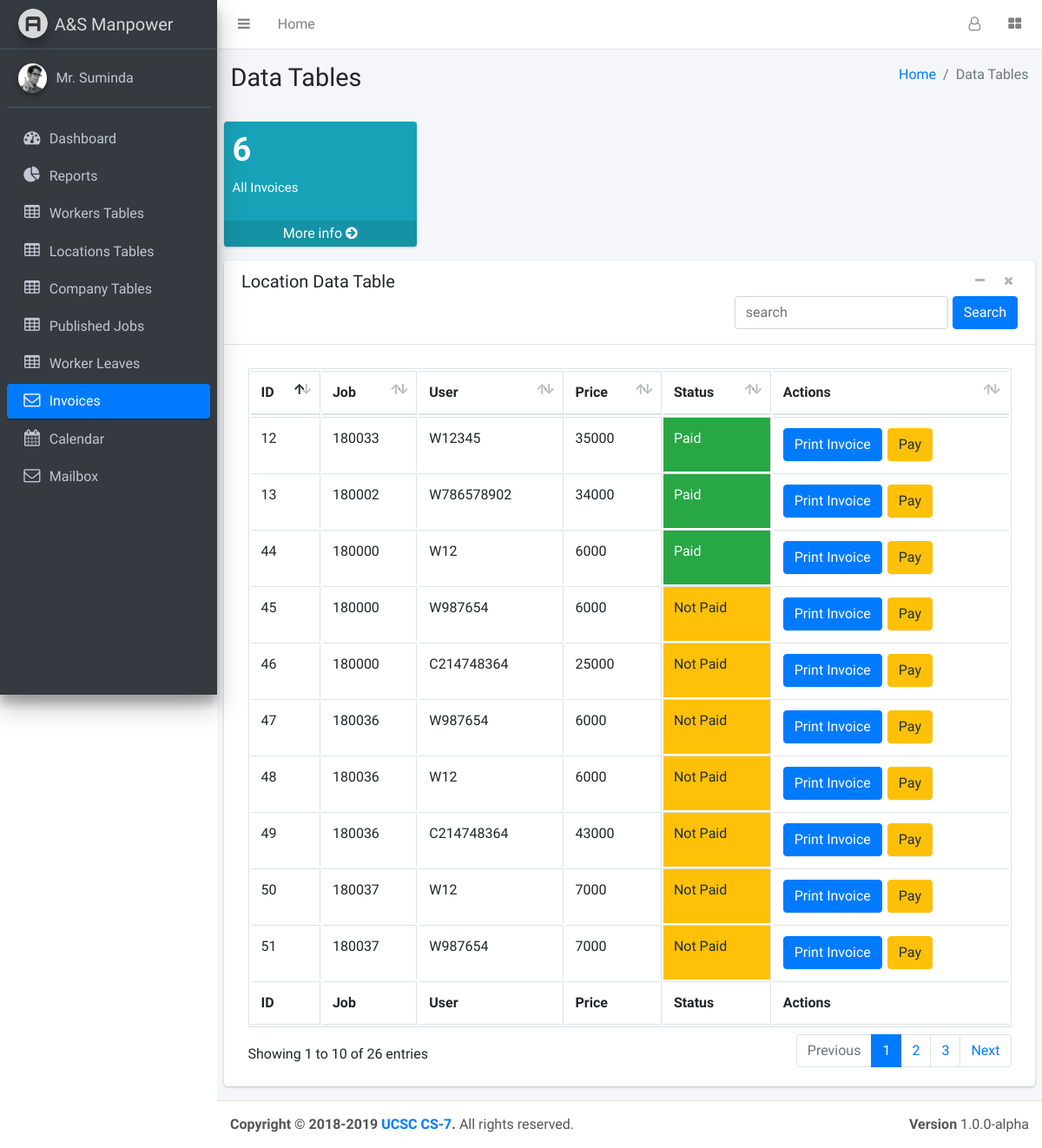
Screenshot of /pages/others/tables/dataInvoice.php with the database file from the repository.
### tables this page shows
CREATE TABLE `invoice` (
  `invoiceID` int(11) NOT NULL,
  `jobID` int(11) DEFAULT NULL,
  `userID` varchar(45) DEFAULT NULL,
  `price` varchar(100) DEFAULT '0',
  `isPaid` int(11) NOT NULL DEFAULT '0'
);

### pages/query_boxes/supplier_view_invoices.php (the view)
<?php
    $queryLoc="SELECT * FROM invoice ";
    $resultLoc=mysqli_query($conn,$queryLoc);
    if(mysqli_num_rows($resultLoc)>0){
        while($rowLoc=mysqli_fetch_assoc($resultLoc)){
           $status='warning';
            $paid="Not Paid";
            if($rowLoc['isPaid']==1){
                $status='success';
                $paid="Paid";
            }
            echo "<tr>
                  <td>".$rowLoc['invoiceID']."</td>
                  <td>".$rowLoc['jobID']."</td>
                  <td>".$rowLoc['userID']."</td>
                  <td>".$rowLoc['price']."</td>
                  <td class='bg-$status'>$paid</td>
                  <td><a target='_blank' href='../../../print/print.php?id=".$rowLoc['invoiceID']."'><button style='margin-right:2px' class='btn btn-primary' >Print Invoice</button></a>
                  <a href='../../query_boxes/supplier_update_invoice.php?invID=".$rowLoc['invoiceID']."'><button class='btn btn-warning'>Pay</button>
                  </td>";
        }
    }
?>

### rows the page displays
invoice: invoiceID "12", jobID "180033", userID "W12345", price "35000", isPaid "Paid"
invoice: invoiceID "13", jobID "180002", userID "W786578902", price "34000", isPaid "Paid"
invoice: invoiceID "44", jobID "180000", userID "W12", price "6000", isPaid "Paid"
invoice: invoiceID "45", jobID "180000", userID "W987654", price "6000", paid "Not Paid"
invoice: invoiceID "46", jobID "180000", userID "C214748364", price "25000", paid "Not Paid"
invoice: invoiceID "47", jobID "180036", userID "W987654", price "6000", paid "Not Paid"
invoice: invoiceID "48", jobID "180036", userID "W12", price "6000", paid "Not Paid"
invoice: invoiceID "49", jobID "180036", userID "C214748364", price "43000", paid "Not Paid"
invoice: invoiceID "50", jobID "180037", userID "W12", price "7000", paid "Not Paid"
invoice: invoiceID "51", jobID "180037", userID "W987654", price "7000", paid "Not Paid"

### other values shown
$row['locCount'] "6"
